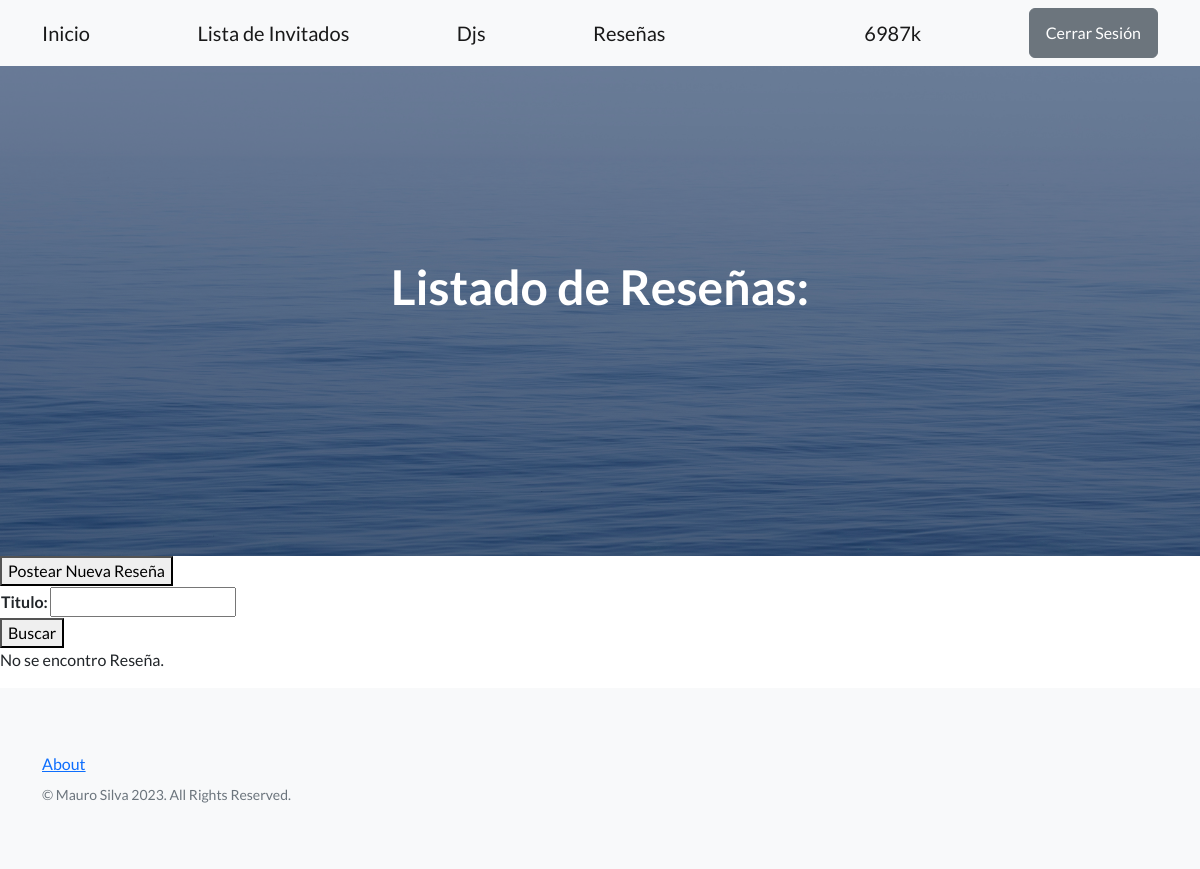
Page /usuario/resenias (signed in) on the earlier database version.
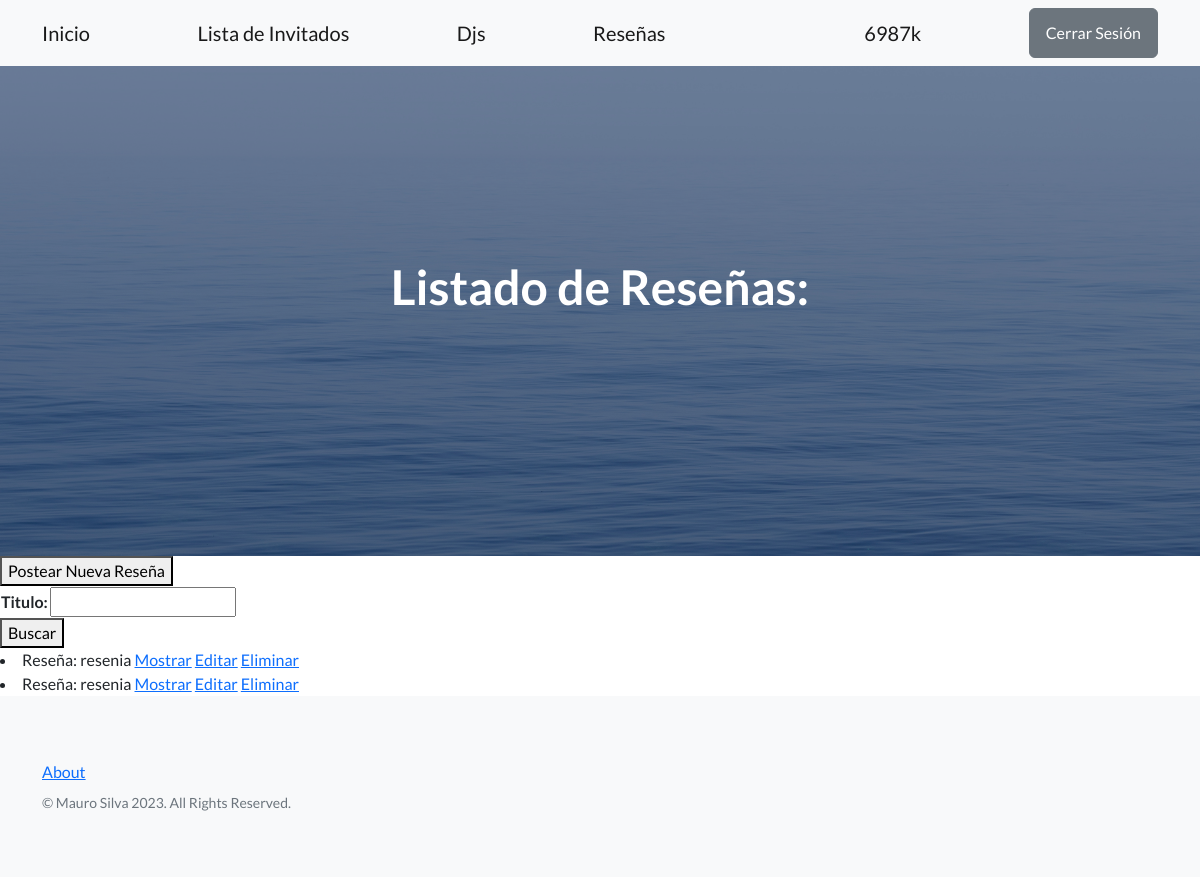
Same page on the later database version.
### usuario/models.py (models this page shows)
class Resenia(models.Model):
    titulo = models.CharField(max_length=20)
    subtitulo = models.CharField(max_length=20)
    contenido = models.TextField(null=True)
    autor = models.CharField(max_length=20)
    fecha_de_creacion = models.DateField(null=True)
    def __str__(self):
        return f'Reseña: {self.titulo}'

### usuario/views.py (the view)
# urls.py: path('resenias', views.listar_resenias, name = 'resenias'),
def listar_resenias(request):
    formulario = BuscarResenia(request.GET)
    if formulario.is_valid():
        titulo_a_buscar = formulario.cleaned_data.get('titulo', '')
        resenias = Resenia.objects.filter(titulo__icontains=titulo_a_buscar)
    formulario = BuscarResenia()
    return render(request, 'usuario/resenias.html', {'formulario':formulario, 'resenias':resenias})

### usuario/form.py
class BuscarResenia(forms.Form):
    titulo = forms.CharField(max_length=20, required=False)

### usuario/templates/usuario/resenias.html (shortened to what this page needs)
{% extends 'base.html' %}
{% block mensaje_inicio %}
Listado de Reseñas:
{% endblock mensaje_inicio %}
{% block contenido %}
<button><a class='navbar-brand' href= {% url 'usuario:postear' %}>Postear Nueva Reseña</a></button>
<form action={% url 'usuario:resenias' %} method='get'>
    <table>
        {{formulario}}
    </table>
    <button>Buscar</button>
</form>
{% if resenias %}
{% for resenia in resenias %}
<li>
    {{resenia}}
    <a href={% url 'usuario:mostrar_resenia' resenia.id %}>Mostrar</a>
    <a href={% url 'usuario:editar_resenia' resenia.id %}>Editar</a>
    <a href={% url 'usuario:eliminar_resenia' resenia.id %}>Eliminar</a>
</li>
{% endfor %}
{% else %}
<p>No se encontro Reseña.</p>
{% endif %}
{% endblock contenido %}

Differences in the rows shown:
added Resenia: titulo "Reseña: resenia"
added Resenia: titulo "Reseña: resenia"
Other differences:
text no longer shown: "No se encontro Reseña."
